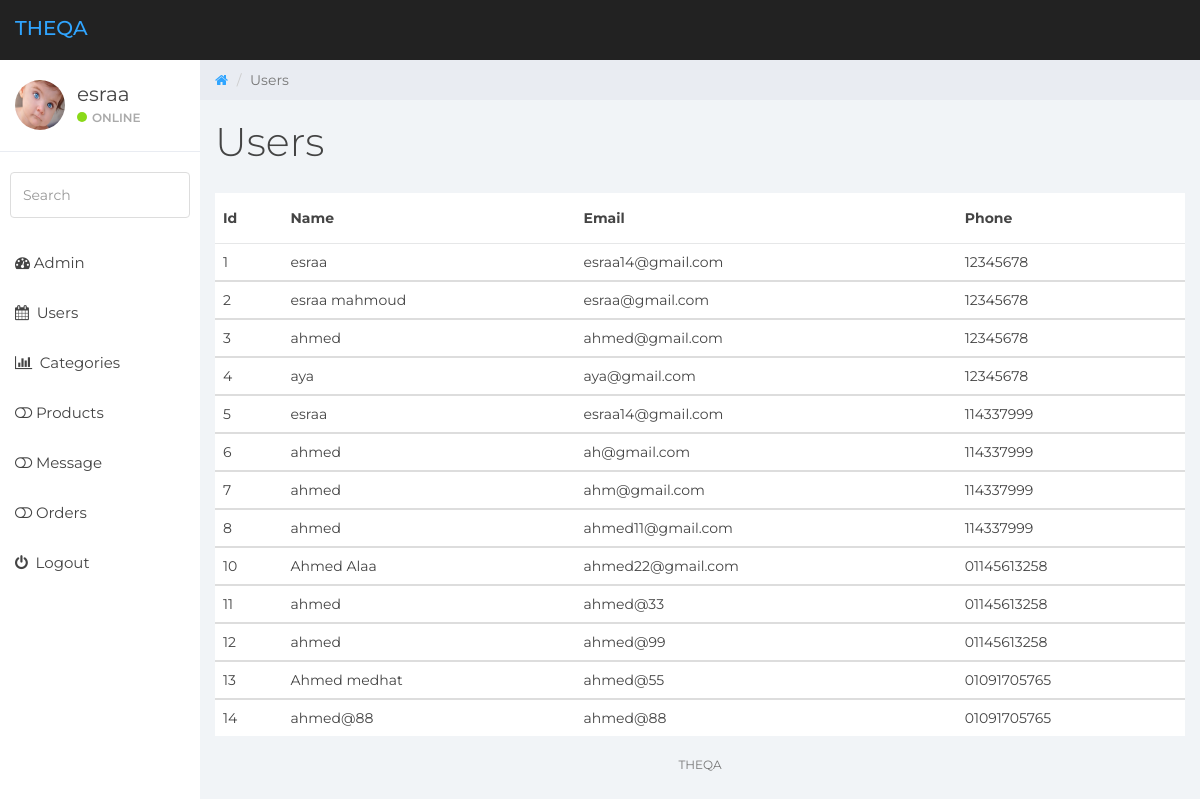
Page /dashboard/users.php (signed in) on the committed database.
### tables this page shows
CREATE TABLE `user` (
  `id` int(11) NOT NULL,
  `name` text NOT NULL,
  `email` varchar(25) NOT NULL,
  `password` varchar(255) NOT NULL,
  `phone` varchar(20) NOT NULL,
  `img` varchar(25) NOT NULL
);

### dashboard/users.php (the view)
<?php
 include 'des_include/header.php';
 include 'des_include/nav.php';
 include 'des_include/sidebar.php';
$select = $connection->query("SELECT * FROM `user`");
?>
	<div class="col-sm-9 col-sm-offset-3 col-lg-10 col-lg-offset-2 main">
		<div class="row">
			<ol class="breadcrumb">
				<li><a href="#">
					<em class="fa fa-home"></em>
				</a></li>
				<li class="active">Users</li>
			</ol>
		</div>
		<div class="row">
			<div class="col-lg-12">
				<h1 class="page-header">Users</h1>
			</div>
		</div>
		<table class="table">
  <thead>
    <tr>
      <th scope="col">Id</th>
      <th scope="col">Name</th>
      <th scope="col">Email</th>
      <th scope="col">Phone</th>
    </tr>
  </thead>
  <?php
      while($row = $select->fetch_assoc())
      {
     ?>
  <tbody>
    <tr>
      <td><?php echo $row['id']?></td>
      <td><?php echo $row['name']?></td>
      <td><?php echo $row['email']?></td>
      <td><?php echo $row['phone']?></td>
    </tr>
  </tbody>
  <?php } ?>
</table>
<?php
	include 'des_include/footer.php';
?>

### dashboard/css/styles.css (style rules this page uses)
body { background: #f1f4f7; padding-top: 60px; font-size: 14px; color: #444444; font-family: "Montserrat", "Helvetica Neue", Helvetica, Arial, sans-serif; }
a, a:hover, a:focus { color: #30a5ff; }
h1, h2, h3, h4, h5, h6 { color: #444444; }
h1 { font-weight: 300; font-size: 40px; }
.breadcrumb { border-radius: 0; padding: 10px 15px 10px 15px; background: #e9ecf2; margin: 0; }
h1.page-header { margin-top: 20px; border-bottom: 0; }
.table { background: #fff; }
.table > thead > tr > th { border-bottom: 1px solid #e6e7e8; vertical-align: middle; height: 50px; }

### rows in the picture
user: id "1", name "esraa", email "esraa14@gmail.com", phone "12345678"
user: id "2", name "esraa mahmoud", email "esraa@gmail.com", phone "12345678"
user: id "3", name "ahmed", email "ahmed@gmail.com", phone "12345678"
user: id "4", name "aya", email "aya@gmail.com", phone "12345678"
user: id "5", name "esraa", email "esraa14@gmail.com", phone "114337999"
user: id "6", name "ahmed", email "ah@gmail.com", phone "114337999"
user: id "7", name "ahmed", email "ahm@gmail.com", phone "114337999"
user: id "8", name "ahmed", email "ahmed11@gmail.com", phone "114337999"
user: id "10", name "Ahmed Alaa", email "ahmed22@gmail.com", phone "01145613258"
user: id "11", name "ahmed", email "ahmed@33", phone "01145613258"
user: id "12", name "ahmed", email "ahmed@99", phone "01145613258"
user: id "13", name "Ahmed medhat", email "ahmed@55", phone "01091705765"
user: id "14", name "ahmed@88", email "ahmed@88", phone "01091705765"

### other values in the picture
$_SESSION['username'] "esraa"
